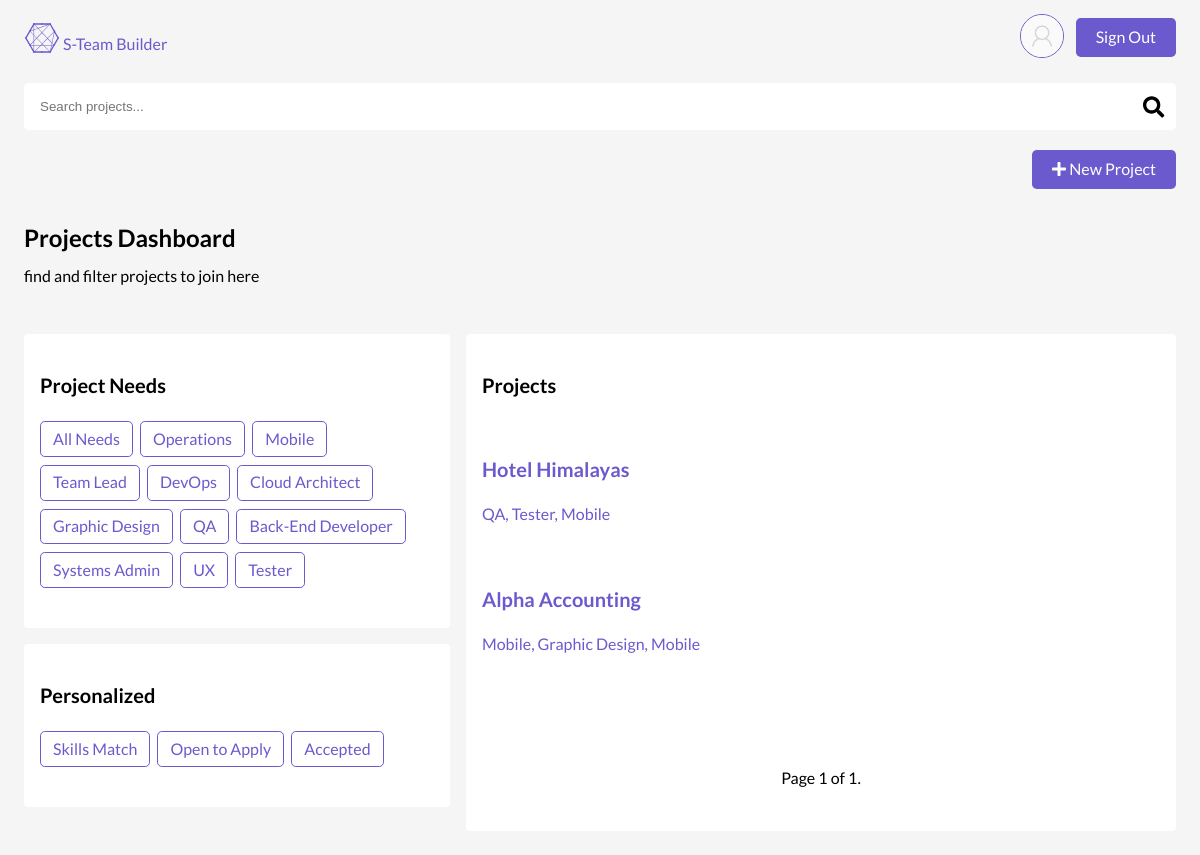
Screenshot of /projects/dashboard/skill/java/ (signed in) with the database file from the repository.
### accounts/models.py (models this page shows, shortened)
class User(AbstractBaseUser):
    email = models.EmailField(
        verbose_name='email address',
        max_length=255,
        unique=True,
    )
    first_name = models.CharField(max_length=255)
    last_name = models.CharField(max_length=255)
    about = models.TextField(max_length=2500)
    avatar = models.ImageField(
        default="default_avatars/blank.png",
        upload_to="avatars"
    )
    skills = models.ManyToManyField(
        "Skill", related_name="users")  # on delete issues?
    is_active = models.BooleanField(default=False)
    is_admin = models.BooleanField(default=False)
    objects = UserManager()
    USERNAME_FIELD = 'email'
    REQUIRED_FIELDS = ['first_name', ]

### projects/models.py (models this page shows, shortened)
class Project(models.Model):
    STATUS = [
        ('A', 'Open'),
        ('B', 'Closed'),
        ('C', 'Complete'),
    ]
    owner = models.ForeignKey(
        settings.AUTH_USER_MODEL,
        on_delete=models.PROTECT,
        related_name="projects"
    )
    title = models.CharField(max_length=255, unique=True)
    description = models.TextField(max_length=2000)
    time_estimate = models.IntegerField()
    applicant_requirements = models.TextField(max_length=2000)
    status = models.CharField(max_length=1, choices=STATUS)
    created = models.DateTimeField(auto_now_add=True)
    slug = models.SlugField(blank=True)
    class Meta:
        ordering = ['-created']
    def __str__(self):
        return self.title

class Position(models.Model):
    STATUS = (
        ('E', 'Empty'),
        ('F', 'Filled')
    )
    project = models.ForeignKey(Project, on_delete=models.CASCADE)
    title = models.CharField(max_length=255)
    description = models.TextField(max_length=2000)
    skills = models.ManyToManyField('accounts.Skill', related_name="positions")
    status = models.CharField(max_length=1, choices=STATUS)
    time_estimate = models.IntegerField()
    slug = models.SlugField(editable=False, blank=True)
    created = models.DateTimeField(auto_now_add=True)
    class Meta:
        ordering = ['-created']
    def __str__(self):
        return self.title

### projects/views.py (the view, shortened to what this page needs)
# urls.py: path('dashboard/<category>/<q>/', views.DashboardView.as_view(), name='dashboard'),
class DashboardView(CustomLoginRequired, ListView):
    queryset = Project.objects.all()
    template_name = 'projects/dashboard.html'
    paginate_by = 5
    def get_queryset(self, *args, **kwargs):
        super().get_queryset(*args, **kwargs)
        queryset = self.queryset.filter(
            status='A',
            position__status='E'
        ).distinct()
        category = self.kwargs['category']
        q = self.kwargs['q']
        if q != 'all':
            if category == 'need':
                queryset = queryset.filter(
                    position__slug=q
                )
            elif category == 'skill':
                queryset = queryset.filter(
                    position__skills__name=q
                )
            elif category == 'accepted':
                queryset = queryset.filter(
                    Q(position__applications__user=self.request.user) &
                    Q(position__applications__status='R')
                )
        print(queryset)
        return queryset
    def get_context_data(self, **kwargs):
        context = super().get_context_data(**kwargs)
        context['searchform'] = SearchBarForm()
        context['q'] = self.kwargs['q']
        return context

### projects/forms.py
class SearchBarForm(forms.Form):
    q = forms.CharField(
        max_length=255,
        widget=forms.TextInput(
            attrs={
                'placeholder': 'Search projects...',
                'style': 'margin-bottom:0',
                'class': 'search-bar'
            },
        ))

### projects/templatetags/project_extras.py (called while the page is built)
@register.simple_tag(takes_context=True)
def select_distinct_positions_from_projects(context):
    if context.get('query') is not None:
        positions = Position.objects.filter(
            project__in=context['object_list']
        )
        return set([position.title for position in positions])
    else:
        positions = Position.objects.filter(
            project__status='A'
        ).values('title')
        return set([obj['title'] for obj in positions])

### projects/views.py (called while the page is built, shortened)
    def dispatch(self, request, *args, **kwargs):
        if not request.user.is_authenticated:
            return self.handle_no_permission()
        apps = Application.objects.filter(
            user=request.user,
            unread=True,
        )
        return super().dispatch(request, *args, **kwargs)

### projects/templates/projects/dashboard.html (shortened to what this page needs)
{% extends 'layout.html' %}
{% load static %}
{% load project_extras %}
{% block body %}
<div class="bounds">
<div class="top-button-container">
    <a class="bubble-dark" href="{% url 'projects:create_update_project' %}">
        <i class="fas fa-plus"></i>
        New Project
    </a>
  </div>
</div>
<div class="bounds">
<h2 class="h2-less-margin">Projects Dashboard</h2>
<p>find and filter projects to join here</p>
</div>
    <div class="bounds">
      <div class="desktop-wrapper">
        <div class="desktop-wrapper-left">
    <div class="card">
          <h4 class="">Project Needs</h4>
          <ul class="ul-list">
            {% if object_list %}
            {% select_distinct_positions_from_projects as titles %}
            <li class="bubble-outline {% if q == 'all' %}selected{% endif %}"><a
                href="{% url 'projects:dashboard' category='all' q='all' %}">All Needs</a></li>
            {% for title in titles %}
            <li class="bubble-outline {% if q == title|slugify %}selected{% endif %}"><a
                href="{% url 'projects:dashboard' category='need' q=title|slugify %}">{{ title }}</a></li>
            {% endfor %}
            {% endif %}
          </ul>
    </div>
          <div class="card">
              <h4 class="">Personalized</h4>
              <ul class="ul-list">
                <li class="bubble-outline {% if q == 'my-skills' %}class="selected" {% endif %}"><a
                    href="{% url 'projects:dashboard' category='skills' q='my-skills' %}">Skills Match</a>
                </li>
                <li class="bubble-outline {% if q == 'my-opps' %}class="selected" {% endif %}"><a
                    href="{% url 'projects:dashboard' category='my-opps' q='my-opps' %}">Open to Apply</a>
                </li>
                <li class="bubble-outline {% if q == 'accepted' %}class="selected" {% endif %}"><a
                  href="{% url 'projects:dashboard' category='accepted' q='accepted' %}">Accepted</a>
              </li>
              </ul>
          </div>
        </div>
        <div class="desktop-wrapper-right">
      <div class="card">
        <div class="projects-header">
          <h4>Projects</h4>
        </div>
        {% if object_list %}
        <div class="desktop-flex-wrapper">
          {% for project in page_obj %}
            <a href="{% url 'projects:project' slug=project.slug %}">
              <div class="mini-card">
                  <h4 class="margin-bottom-0">{{ project.title|title }}</h4>
                  {% with project.position_set.all|length as length %}
                  {{ project.position_set.all|join:", " }}
                  {% endwith %}
                </div>
            </a>
            {% endfor %}
            <div class="pagination">
              <span class="step-links">
                  <span class="current">
                      Page {{ page_obj.number }} of {{ page_obj.paginator.num_pages }}.
                  </span>
              </span>
          </div>
            {% endif %}
          </div>
          </div>
      </div>
    </div>
    </div>
{% endblock %}

### templates/layout.html (shortened to what this page needs)
<!DOCTYPE html>
{% load static %}
<html lang="en">
<head>
  <link rel="stylesheet" href="{% static 'sass/css/style.css' %}">
</head>
<body>
  <header class="header">
    <div class="bounds">
      <div class="flex-h-container">
          <a class="logo" href="{% url 'projects:dashboard' category='all' q='all' %}"><i class="fab fa-connectdevelop fa-2x"></i> S-Team Builder</a>
          <div class="flex-h-container">
            {% if user.is_authenticated %}
                <a href="{% url 'accounts:profile' pk=user.id %}">
                <img src="{{ user.avatar.url }}" alt="avatar" class="avatar-small" href="{% url 'accounts:profile' pk=user.id %}">
                </a>
            {% endif %}
              <div>
                {% if user.is_authenticated %}
                    <a class="bubble-dark" href="{% url 'logout' %}">Sign Out</a>
                {% else %}
                    <a class="bubble-dark" href="{% url 'accounts:register' %}">Sign Up</a>
                    <a class="bubble-dark" href="{% url 'login' %}">Sign In</a>
                {% endif %}
              </div>
          </div>
    </div>
    </div>
  </header>
  {% if searchform %}
  <div class="bounds">
      <div class="search-bar">
          <form method="GET" action={% url 'projects:searchbar' %} id="search-bar">
              {{ searchform.q }}
              <button type="submit">
              <i class="fas fa-search fa-lg"></i>
              </button>
          </form>
        </div>
    </div>
  {% endif %}
{% block body %}
{% endblock %}
</body>
</html>

### assets/sass/css/style.css (style rules this page uses)
* { box-sizing: border-box; }
.ul-list { list-style: none; padding: 0; }
.ul-list li { display: inline-block; }
.bounds { padding: 0.5rem 1.5rem; height: 100%; max-width: 1280px; margin: 0 auto; }
.flex-h-container { display: flex; height: 100%; justify-content: space-between; align-items: center; }
.flex-h-container .bubble-dark:last-of-type { margin-right: 0; }
.top-button-container { display: flex; justify-content: flex-end; align-items: center; }
.top-button-container .bubble-dark:last-of-type { margin-right: 0; }
@media (min-width: 1024px) { .desktop-wrapper { display: flex; } }
@media (min-width: 1024px) { .desktop-wrapper .desktop-wrapper-left { flex: 1.5; display: flex; flex-direction: column; margin-right: 0.5rem; } }
@media (min-width: 1024px) { .desktop-wrapper .desktop-wrapper-right { flex: 2.5; display: flex; flex-direction: column; margin-left: 0.5rem; } }
button { margin: 0em; font: "Lato"; padding: 0; border-width: 0; border-style: none; border-color: none; border-image: none; line-height: unset; font-size: unset; }
input[type=text] { background-color: white; border: none; padding: 1rem; border-radius: 0.3rem; }
a { margin: 0; padding: 0; text-decoration: none; color: slateblue; }
a.bubble-dark { color: white; }
header { width: 100%; height: 75px; }
body { background-color: whitesmoke; font-family: "Lato", sans-serif; margin: 0; padding: 0; line-height: 18.4px; }
h2 { display: block; font-size: 1.5em; margin-block-start: 0.83em; margin-block-end: 0.83em; margin-inline-start: 0px; margin-inline-end: 0px; font-weight: bold; }
h4 { font-size: 1.25rem; }
.card { background-color: white; width: 100%; border-radius: 0.25rem; border: none; padding: 1rem; margin-top: 1rem; }
.card:last-child { margin-bottom: 1rem; }
.mini-card { padding: 0.75rem 0; margin: 1rem 0; }
.bubble-dark { display: inline-block; padding: 0.65rem 1.25rem; background-color: slateblue; border-radius: 0.3rem; margin: 0.25rem; color: white; cursor: pointer; }
.bubble-outline { padding: 0.4rem 0.75rem; background-color: none; border-radius: 0.3rem; border: solid 1px slateblue; margin: 0 0.25rem 0.5rem 0; line-height: 1.3rem; cursor: pointer; }
.search-bar { width: 100%; position: relative; }
.search-bar button { position: absolute; right: 0.75rem; top: 50%; transform: translateY(-50%); background: none; border: none; }
.avatar-small { height: 2.75rem; border-radius: 50%; margin: 0 0.5rem; border: solid 1px slateblue; }
.pagination { display: flex; justify-content: center; align-items: center; width: 100%; height: 75px; text-align: center; margin-top: 75px; }

### rows the page displays
User: avatar (placeholder picture)
Project: title "Hotel Himalayas", position_set.all "QA, Tester, Mobile"
Project: title "Alpha Accounting", position_set.all "Mobile, Graphic Design, Mobile"

### other values shown
{{ title }} "Operations" "Mobile" "Team Lead" "DevOps" "Cloud Architect" "Graphic Design" "QA" "Back-End Developer" "Systems Admin" "UX" "Tester"
{{ page_obj.number }} "1"
{{ page_obj.paginator.num_pages }} "1"
